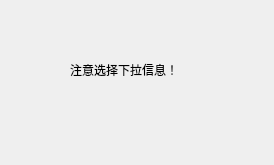
<?xml version="1.0" encoding="UTF-8"?>
<ui version="4.0">
 <class>Form</class>
 <widget class="QWidget" name="Form">
  <property name="geometry">
   <rect>
    <x>0</x>
    <y>0</y>
    <width>274</width>
    <height>165</height>
   </rect>
  </property>
  <property name="windowTitle">
   <string>Form</string>
  </property>
  <widget class="QLabel" name="label">
   <property name="geometry">
    <rect>
     <x>70</x>
     <y>60</y>
     <width>181</width>
     <height>20</height>
    </rect>
   </property>
   <property name="text">
    <string>注意选择下拉信息！</string>
   </property>
  </widget>
 </widget>
 <resources/>
 <connections/>
</ui>
